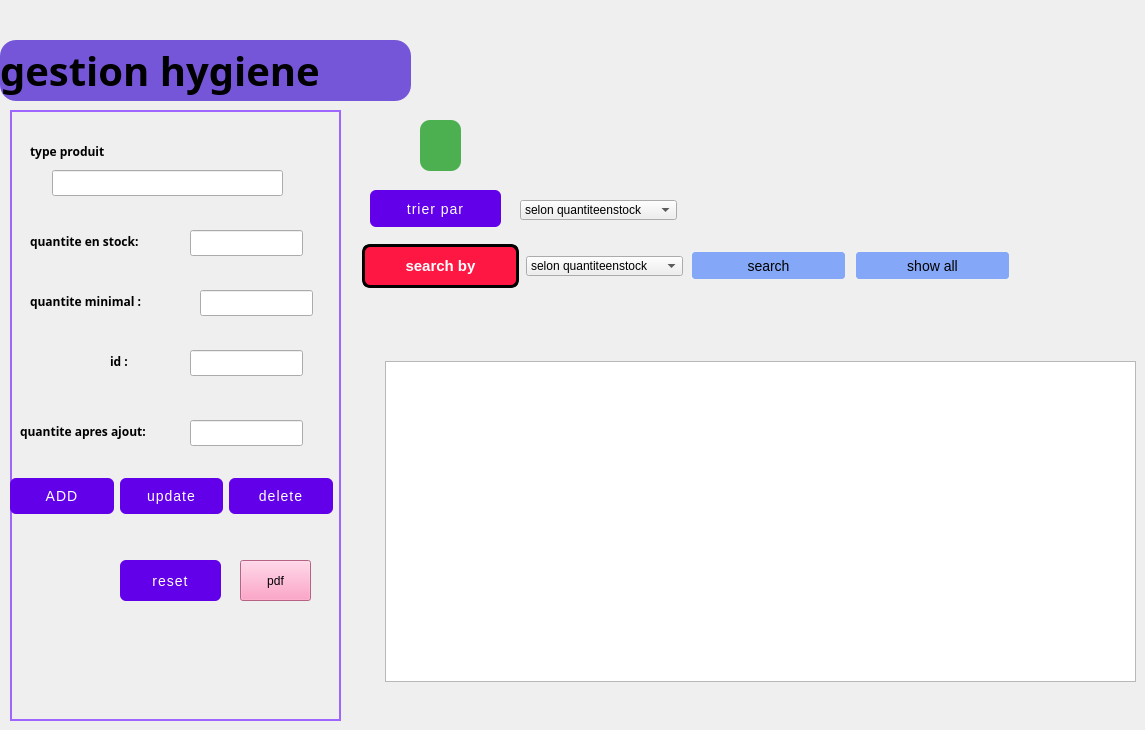
    <widget class="QWidget" name="notifications_page_2">
     <widget class="QLabel" name="title_label_11">
      <property name="geometry">
       <rect>
        <x>0</x>
        <y>40</y>
        <width>411</width>
        <height>61</height>
       </rect>
      </property>
      <property name="font">
       <font>
        <family>Script MT Bold</family>
        <pointsize>30</pointsize>
        <bold>true</bold>
       </font>
      </property>
      <property name="styleSheet">
       <string notr="true">background-color:#7556d8;
border-radius:16px;</string>
      </property>
      <property name="text">
       <string>gestion hygiene</string>
      </property>
     </widget>
     <widget class="QLabel" name="label_114">
      <property name="geometry">
       <rect>
        <x>770</x>
        <y>10</y>
        <width>200</width>
        <height>200</height>
       </rect>
      </property>
      <property name="minimumSize">
       <size>
        <width>40</width>
        <height>40</height>
       </size>
      </property>
      <property name="maximumSize">
       <size>
        <width>200</width>
        <height>200</height>
       </size>
      </property>
      <property name="text">
       <string/>
      </property>
      <property name="pixmap">
       <pixmap>:/images/img-hotellerie-produits.jpg</pixmap>
      </property>
      <property name="scaledContents">
       <bool>true</bool>
      </property>
     </widget>
     <widget class="QLabel" name="label_115">
      <property name="geometry">
       <rect>
        <x>10</x>
        <y>110</y>
        <width>331</width>
        <height>611</height>
       </rect>
      </property>
      <property name="styleSheet">
       <string notr="true">border: 2px solid #9e65ff;</string>
      </property>
      <property name="text">
       <string/>
      </property>
     </widget>
     <widget class="QPushButton" name="pushButton_91">
      <property name="geometry">
       <rect>
        <x>120</x>
        <y>560</y>
        <width>101</width>
        <height>41</height>
       </rect>
      </property>
      <property name="styleSheet">
       <string notr="true">QPushButton {
    background-color: #6200ea;
    color: white;
    border-radius: 6px;
    padding: 10px 24px;
    font-size: 14px;
    letter-spacing: 1px;
    text-transform: uppercase;
    transition: background-color 0.3s ease;
}
QPushButton:hover {
    background-color: #3700b3;
}
QPushButton:pressed {
    background-color: #30009c;
}</string>
      </property>
      <property name="text">
       <string>reset</string>
      </property>
     </widget>
     <widget class="QWidget" name="layoutWidget_14">
      <property name="geometry">
       <rect>
        <x>10</x>
        <y>470</y>
        <width>323</width>
        <height>52</height>
       </rect>
      </property>
      <layout class="QHBoxLayout" name="horizontalLayout_29">
       <item>
        <widget class="QPushButton" name="pushButton_92">
         <property name="styleSheet">
          <string notr="true">QPushButton {
    background-color: #6200ea;
    color: white;
    border-radius: 6px;
    padding: 10px 24px;
    font-size: 14px;
    letter-spacing: 1px;
    text-transform: uppercase;
    transition: background-color 0.3s ease;
}
QPushButton:hover {
    background-color: #3700b3;
}
QPushButton:pressed {
    background-color: #30009c;
}
</string>
         </property>
         <property name="text">
          <string>ADD</string>
         </property>
        </widget>
       </item>
       <item>
        <widget class="QPushButton" name="pushButton_93">
         <property name="styleSheet">
          <string notr="true">QPushButton {
    background-color: #6200ea;
    color: white;
    border-radius: 6px;
    padding: 10px 24px;
    font-size: 14px;
    letter-spacing: 1px;
    text-transform: uppercase;
    transition: background-color 0.3s ease;
}
QPushButton:hover {
    background-color: #3700b3;
}
QPushButton:pressed {
    background-color: #30009c;
}</string>
         </property>
         <property name="text">
          <string>update</string>
         </property>
        </widget>
       </item>
       <item>
        <widget class="QPushButton" name="pushButton_94">
         <property name="styleSheet">
          <string notr="true">QPushButton {
    background-color: #6200ea;
    color: white;
    border-radius: 6px;
    padding: 10px 24px;
    font-size: 14px;
    letter-spacing: 1px;
    text-transform: uppercase;
    transition: background-color 0.3s ease;
}
QPushButton:hover {
    background-color: #3700b3;
}
QPushButton:pressed {
    background-color: #30009c;
}</string>
         </property>
         <property name="text">
          <string>delete</string>
         </property>
        </widget>
       </item>
      </layout>
     </widget>
     <widget class="QLabel" name="label_116">
      <property name="geometry">
       <rect>
        <x>30</x>
        <y>140</y>
        <width>269</width>
        <height>22</height>
       </rect>
      </property>
      <property name="font">
       <font>
        <family>Segoe UI Black</family>
        <bold>true</bold>
       </font>
      </property>
      <property name="text">
       <string>type produit</string>
      </property>
     </widget>
     <widget class="QLabel" name="label_117">
      <property name="geometry">
       <rect>
        <x>30</x>
        <y>290</y>
        <width>151</width>
        <height>22</height>
       </rect>
      </property>
      <property name="font">
       <font>
        <family>Segoe UI Black</family>
        <bold>true</bold>
       </font>
      </property>
      <property name="text">
       <string>quantite minimal :</string>
      </property>
     </widget>
     <widget class="QLabel" name="label_118">
      <property name="geometry">
       <rect>
        <x>20</x>
        <y>420</y>
        <width>161</width>
        <height>22</height>
       </rect>
      </property>
      <property name="font">
       <font>
        <family>Segoe UI Black</family>
        <bold>true</bold>
       </font>
      </property>
      <property name="text">
       <string>quantite apres ajout:</string>
      </property>
     </widget>
     <widget class="QLabel" name="label_119">
      <property name="geometry">
       <rect>
        <x>30</x>
        <y>230</y>
        <width>141</width>
        <height>22</height>
       </rect>
      </property>
      <property name="font">
       <font>
        <family>Segoe UI Black</family>
        <bold>true</bold>
       </font>
      </property>
      <property name="text">
       <string>quantite en stock:</string>
      </property>
     </widget>
     <widget class="QPushButton" name="pushButton_95">
      <property name="geometry">
       <rect>
        <x>240</x>
        <y>560</y>
        <width>71</width>
        <height>41</height>
       </rect>
      </property>
      <property name="styleSheet">
       <string notr="true">background-color: rgb(255, 137, 184);</string>
      </property>
      <property name="text">
       <string>pdf</string>
      </property>
      <property name="icon">
       <iconset>
        <normaloff>../Users/sboui/Downloads/wetransfer_sidemenu_2024-10-04_1548/sidemenu/im/picture_as_pdf_24dp_5F6368_FILL0_wght400_GRAD0_opsz24.png</normaloff>../Users/sboui/Downloads/wetransfer_sidemenu_2024-10-04_1548/sidemenu/im/picture_as_pdf_24dp_5F6368_FILL0_wght400_GRAD0_opsz24.png</iconset>
      </property>
     </widget>
     <widget class="QComboBox" name="comboBox_29">
      <property name="geometry">
       <rect>
        <x>526</x>
        <y>256</y>
        <width>157</width>
        <height>20</height>
       </rect>
      </property>
      <item>
       <property name="text">
        <string>selon quantiteenstock</string>
       </property>
      </item>
      <item>
       <property name="text">
        <string/>
       </property>
      </item>
      <item>
       <property name="text">
        <string/>
       </property>
      </item>
     </widget>
     <widget class="QPushButton" name="pushButton_96">
      <property name="geometry">
       <rect>
        <x>362</x>
        <y>244</y>
        <width>157</width>
        <height>44</height>
       </rect>
      </property>
      <property name="styleSheet">
       <string notr="true">QPushButton {
    background-color: #ff1744;
    color: white;
    border: 3px solid #000000;
    border-radius: 8px;
    padding: 10px 25px;
    font-size: 15px;
    font-weight: bold;
    box-shadow: 5px 5px 0 #000000;
    transition: box-shadow 0.2s ease, background-color 0.2s ease;
}
QPushButton:hover {
    background-color: #f01440;
    box-shadow: 3px 3px 0 #000000;
}
QPushButton:pressed {
    background-color: #d01235;
    box-shadow: 1px 1px 0 #000000;
}
</string>
      </property>
      <property name="text">
       <string>search by</string>
      </property>
     </widget>
     <widget class="QPushButton" name="pushButton_97">
      <property name="geometry">
       <rect>
        <x>854</x>
        <y>250</y>
        <width>157</width>
        <height>31</height>
       </rect>
      </property>
      <property name="styleSheet">
       <string notr="true">  font-size: 14px;
    padding: 5px 10px;
    border: 2px solid #f0f0f0;
    border-radius: 5px;
    background-color: #84a8f7;</string>
      </property>
      <property name="text">
       <string>show all</string>
      </property>
     </widget>
     <widget class="QPushButton" name="pushButton_98">
      <property name="geometry">
       <rect>
        <x>690</x>
        <y>250</y>
        <width>157</width>
        <height>31</height>
       </rect>
      </property>
      <property name="styleSheet">
       <string notr="true">  font-size: 14px;
    padding: 5px 10px;
    border: 2px solid #f0f0f0;
    border-radius: 5px;
    background-color: #84a8f7;</string>
      </property>
      <property name="text">
       <string>search</string>
      </property>
     </widget>
     <widget class="QPushButton" name="pushButton_99">
      <property name="geometry">
       <rect>
        <x>370</x>
        <y>190</y>
        <width>131</width>
        <height>37</height>
       </rect>
      </property>
      <property name="styleSheet">
       <string notr="true">QPushButton {
    background-color: #6200ea;
    color: white;
    border-radius: 6px;
    padding: 10px 24px;
    font-size: 14px;
    letter-spacing: 1px;
    text-transform: uppercase;
    transition: background-color 0.3s ease;
}
QPushButton:hover {
    background-color: #3700b3;
}
QPushButton:pressed {
    background-color: #30009c;
}</string>
      </property>
      <property name="text">
       <string>trier par</string>
      </property>
     </widget>
     <widget class="QComboBox" name="comboBox_30">
      <property name="geometry">
       <rect>
        <x>520</x>
        <y>200</y>
        <width>157</width>
        <height>20</height>
       </rect>
      </property>
      <item>
       <property name="text">
        <string>selon quantiteenstock</string>
       </property>
      </item>
      <item>
       <property name="text">
        <string/>
       </property>
      </item>
      <item>
       <property name="text">
        <string/>
       </property>
      </item>
     </widget>
     <widget class="QPushButton" name="pushButton_100">
      <property name="geometry">
       <rect>
        <x>420</x>
        <y>120</y>
        <width>41</width>
        <height>51</height>
       </rect>
      </property>
      <property name="styleSheet">
       <string notr="true">QPushButton {
    background-color: #4CAF50;        /* Green background */
    color: white;                     /* White text */
    border: none;                     /* No border for a clean look */
    border-radius: 10px;              /* Rounded corners */
    padding: 10px 20px;               /* Padding */
    font-size: 16px;                  /* Text size */
    font-weight: bold;                /* Bold text */
    box-shadow: 3px 3px 10px rgba(0, 0, 0, 0.3); /* Shadow effect */
}

QPushButton:hover {
    background-color: #45a049;        /* Darker green on hover */
}

QPushButton:pressed {
    background-color: #3e8e41;        /* Darker green on press */
}

QPushButton:disabled {
    background-color: #cccccc;        /* Gray background when disabled */
    color: #666666;                   /* Gray text when disabled */
}
</string>
      </property>
      <property name="text">
       <string/>
      </property>
      <property name="icon">
       <iconset>
        <normaloff>../Users/sboui/Downloads/wetransfer_sidemenu_2024-10-04_1548/sidemenu/m/pngtree-vector-pie-chart-icon-png-image_4894574.jpg</normaloff>../Users/sboui/Downloads/wetransfer_sidemenu_2024-10-04_1548/sidemenu/m/pngtree-vector-pie-chart-icon-png-image_4894574.jpg</iconset>
      </property>
      <property name="iconSize">
       <size>
        <width>50</width>
        <height>50</height>
       </size>
      </property>
     </widget>
     <widget class="QTableView" name="tableView25">
      <property name="geometry">
       <rect>
        <x>385</x>
        <y>361</y>
        <width>751</width>
        <height>321</height>
       </rect>
      </property>
     </widget>
     <widget class="QLabel" name="label_157">
      <property name="geometry">
       <rect>
        <x>110</x>
        <y>350</y>
        <width>51</width>
        <height>22</height>
       </rect>
      </property>
      <property name="font">
       <font>
        <family>Segoe UI Black</family>
        <bold>true</bold>
       </font>
      </property>
      <property name="text">
       <string>id :</string>
      </property>
     </widget>
     <widget class="QLineEdit" name="lineEdit_apres_ajou">
      <property name="geometry">
       <rect>
        <x>190</x>
        <y>420</y>
        <width>113</width>
        <height>26</height>
       </rect>
      </property>
     </widget>
     <widget class="QLineEdit" name="lineEdit_qua_mini">
      <property name="geometry">
       <rect>
        <x>200</x>
        <y>290</y>
        <width>113</width>
        <height>26</height>
       </rect>
      </property>
     </widget>
     <widget class="QLineEdit" name="lineEdit_qua_stock">
      <property name="geometry">
       <rect>
        <x>190</x>
        <y>230</y>
        <width>113</width>
        <height>26</height>
       </rect>
      </property>
     </widget>
     <widget class="QLineEdit" name="lineEdit_id">
      <property name="geometry">
       <rect>
        <x>190</x>
        <y>350</y>
        <width>113</width>
        <height>26</height>
       </rect>
      </property>
     </widget>
     <widget class="QLineEdit" name="lineEdit_type_produit">
      <property name="geometry">
       <rect>
        <x>52</x>
        <y>170</y>
        <width>231</width>
        <height>26</height>
       </rect>
      </property>
     </widget>
    </widget>
